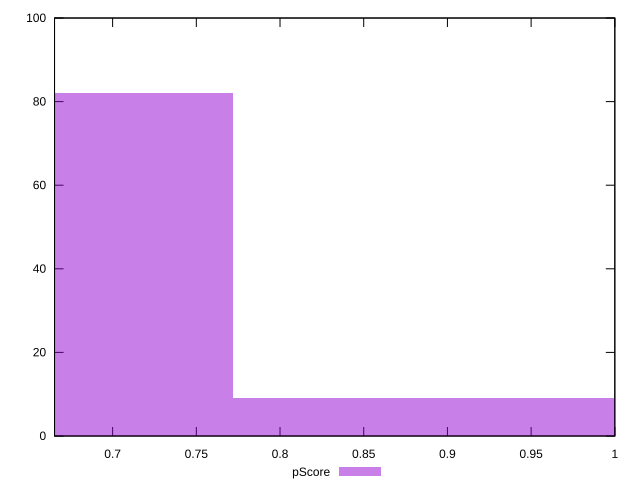

Reproduce this figure in gnuplot.
reset

$pScore <<EOF
0.7125012663030463 82
0.9500016884040619 9
0.8312514773535541 9
EOF

set key outside below
set boxwidth 0.11875021105050773
set xrange [0.6653:1]
set yrange [0:100]
set trange [0:100]
set style fill transparent solid 0.5 noborder
set terminal svg size 640, 490 enhanced background rgb 'white'
set output "report_00015_2021-02-09T16-11-33.973Z/uses-rel-preconnect/samples/pages+cached+noadtech+nomedia/pScore/histogram.svg"

plot $pScore title "pScore" with boxes

reset
